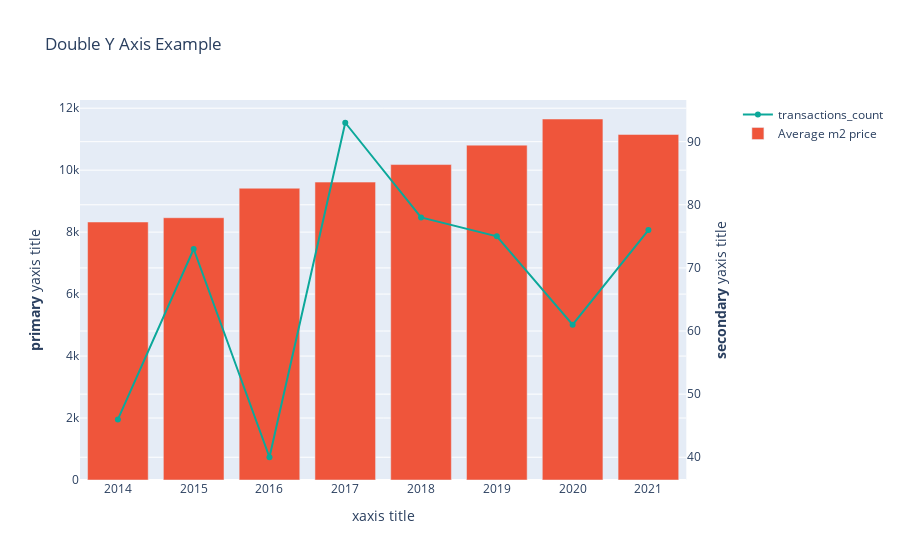

Write notebook code for a chart like this one.
### Code cell
import plotly.graph_objects as go
from plotly.subplots import make_subplots

df_filtered = df[df['iris_code']==751093503]

# Create figure with secondary y-axis
fig = make_subplots(specs=[[{"secondary_y": True}]])

fig.add_trace(
    go.Scatter(
        x=df_filtered['date_mutation_year'],
        y=df_filtered['count'],
        name="transactions_count",
        marker = {'color' : '#0ca89a'},
    ),
    secondary_y=True,
)

fig.add_trace(
    go.Bar(
        x=df_filtered['date_mutation_year'],
        y=df_filtered['prix_m2_not_null_avg'],
        name="Average m2 price",
        marker = {'color' : '#0ca89a'},
    ),
    secondary_y=False,
)

# Add figure title
fig.update_layout(
    title_text="Double Y Axis Example"
)

# Set x-axis title
fig.update_xaxes(title_text="xaxis title")

# Set y-axes titles
fig.update_yaxes(title_text="<b>primary</b> yaxis title", secondary_y=False)
fig.update_yaxes(title_text="<b>secondary</b> yaxis title", secondary_y=True)

fig.show()

### Figure 1 — Plotly figure (JSON) as saved in the notebook; plotly's stock layout.template omitted (floating-point values rounded to 4 significant figures)
{"data": [{"marker": {"color": "#0ca89a"}, "name": "transactions_count", "x": [2014, 2015, 2016, 2017, 2018, 2019, 2020, 2021], "y": [46, 73, 40, 93, 78, 75, 61, 76], "type": "scatter", "xaxis": "x", "yaxis": "y2"}, {"name": "Average m2 price", "x": [2014, 2015, 2016, 2017, 2018, 2019, 2020, 2021], "y": [8326.0, 8465.0, 9417.0, 9614.0, 10180.0, 10810.0, 11650.0, 11150.0], "type": "bar", "xaxis": "x", "yaxis": "y"}], "layout": {"xaxis": {"anchor": "y", "domain": [0, 0.94], "title": {"text": "xaxis title"}}, "yaxis": {"anchor": "x", "domain": [0, 1], "title": {"text": "<b>primary</b> yaxis title"}}, "yaxis2": {"anchor": "x", "overlaying": "y", "side": "right", "title": {"text": "<b>secondary</b> yaxis title"}}, "title": {"text": "Double Y Axis Example"}}}
